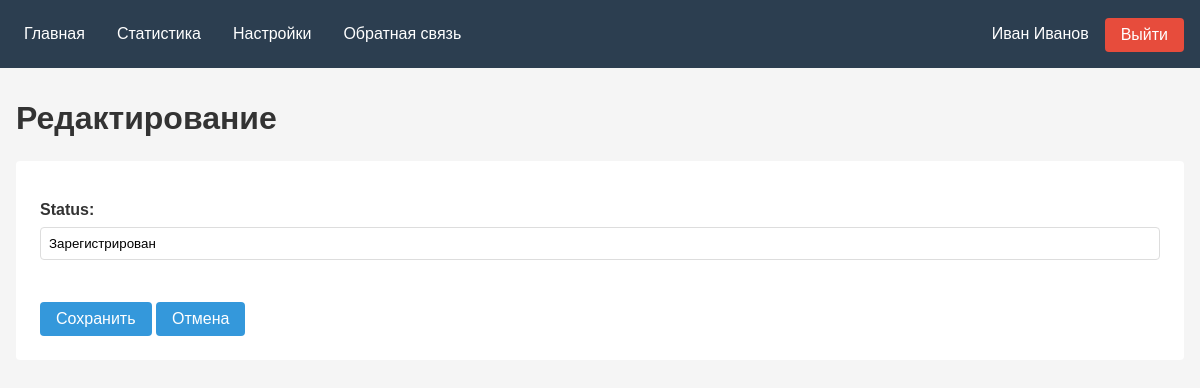
The page /tasker/settings/edit_status/1/ on the database as committed earlier.
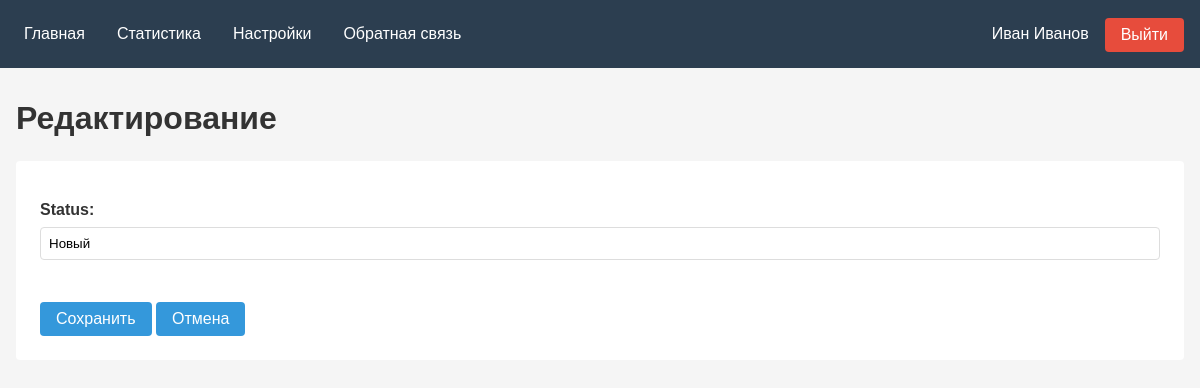
The same page on the database as committed later.
### tasker/models.py (models this page shows, shortened)
class TaskStatus(models.Model):
    status = models.CharField()

### tasker/myviews/settings.py (the view)
# urls.py: path('edit_status/<int:status_id>/', settings.edit_status, name='edit_status'),
def edit_status(request, status_id):
    status = get_object_or_404(TaskStatus, pk=status_id)
    if request.method == 'POST':
        form = StatusForm(request.POST, instance=status)
        if form.is_valid():
            form.save()
            return redirect('all_data')
    else:
        form = StatusForm(instance=status)
    return render(request, 'settings/edit_status.html', {'form': form})

### tasker/forms.py
class StatusForm(forms.ModelForm):
    class Meta:
        model = TaskStatus
        fields = '__all__'

### tasker/templates/settings/edit_status.html (shortened to what this page needs)
{% extends "menu.html" %}
{% block content %}
<h1>{% if form.instance.id %}Редактирование{% else %}Добавление{% endif %}</h1>
<form method="post">
    {{ form.as_p }}
    <button type="submit">Сохранить</button>
    <a href="{% url 'all_data' %}" class="back-btn">Отмена</a>
</form>
{% endblock content %}

Rows that differ between the two databases and show on the page:
changed TaskStatus: status "Зарегистрирован" → "Новый"
